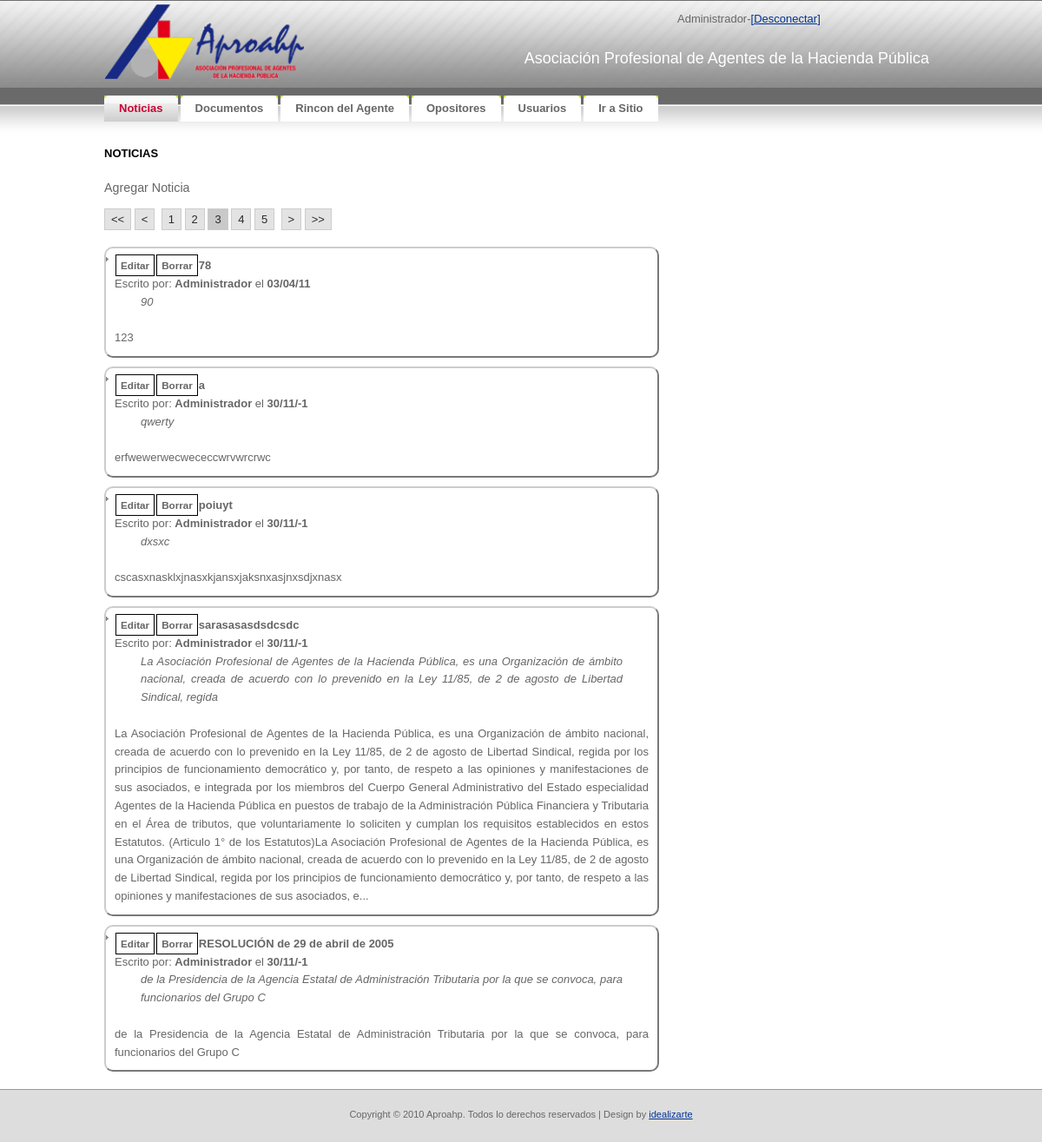
Screenshot of /admin/index.php?pagenum=3 (signed in) with the database file from the repository.
### tables this page shows
CREATE TABLE IF NOT EXISTS `tbl_noticias` (
  `NOT_ID` bigint(20) NOT NULL AUTO_INCREMENT,
  `NOT_FECHA` timestamp NOT NULL DEFAULT CURRENT_TIMESTAMP,
  `NOT_Autor` bigint(20) NOT NULL,
  `NOT_Titulo` varchar(50) NOT NULL,
  `NOT_resumen` varchar(500) NOT NULL,
  `NOT_texto` text NOT NULL,
  PRIMARY KEY (`NOT_ID`)
);

CREATE TABLE IF NOT EXISTS `tbl_users` (
  `USR_ID` bigint(20) NOT NULL AUTO_INCREMENT,
  `USR_username` varchar(32) NOT NULL,
  `USR_password` varchar(32) NOT NULL,
  `USR_Displayname` varchar(32) NOT NULL,
  `USR_email` varchar(100) NOT NULL,
  `USR_Activo` tinyint(1) NOT NULL,
  PRIMARY KEY (`USR_ID`)
);

### admin/index.php (the view, shortened to what this page needs)
<?php
	require_once("../lib/siteconfig.php");
?>
<!DOCTYPE html PUBLIC "-//W3C//DTD XHTML 1.0 Strict//EN"
  "http://www.w3.org/TR/xhtml1/DTD/xhtml1-strict.dtd">
<html xmlns="http://www.w3.org/1999/xhtml" xml:lang="en" lang="en">
<head>
	<link rel="stylesheet" href="../css/reset.css" type="text/css" media="screen" charset="utf-8">
	<link rel="stylesheet" href="../css/aproahp.css" type="text/css" media="screen" charset="utf-8">
	<link rel="stylesheet" href="../css/jquery-ui.css" type="text/css" media="screen" charset="utf-8">
	<link rel="stylesheet" href="css/style.css" type="text/css" media="screen" charset="utf-8">
</head>
<body>
<div id="container">
<?php require("header.php")?>
<div id='noticias'>
	<h3>Noticias</h3><br>
		<div id="addnoticia" >Agregar Noticia</div>
<?php
		echo "<div id='noticiaslist'><ul>";
		if(isset($_GET['pagenum'])){
			$pagenum = $_GET['pagenum'];
		}else{
			$pagenum = 1;
		}
		$not_result = mysql_query("SELECT * FROM tbl_noticias,tbl_users WHERE NOT_Autor=USR_ID ORDER BY `NOT_FECHA` DESC") or die(mysql_error());
		$rows = mysql_num_rows($not_result);
		$page_rows = 5;
		$pdata=pagination($rows,$pagenum,$page_rows);
		echo ($pdata['links']);
		$not_result=mysql_query("SELECT * FROM tbl_noticias,tbl_users WHERE NOT_Autor=USR_ID ORDER BY NOT_FECHA DESC ".$pdata['limites'].";");
		for ($x = 0, $numrows = mysql_num_rows($not_result); $x < $numrows; $x++) {
			$row = mysql_fetch_assoc($not_result);
			$datetime = date("d/m/y", strtotime($row["NOT_FECHA"]));
			echo "<li class=noticia><div class=edit rel='".$row["NOT_ID"]."'>Editar</div><div class=borrar rel='".$row["NOT_ID"]."'>Borrar</div><span class=highlight>".$row["NOT_Titulo"]."</span><br>Escrito por: <span class=highlight>".$row["USR_Displayname"]."</span> el <span class=highlight>".$datetime."</span><br><div class=resumen>".nl2br($row["NOT_resumen"])."</div><br>".nl2br(neat_trim($row["NOT_texto"],1000))."</li>";
		}
		echo "</ul></div>";
?>
</div>
</div>
</body>
</html>

### css/aproahp.css (style rules this page uses)
* { margin: 0; padding: 0; }
ul,li { list-style-type: none; }
body, th { background: #FFFFFF url(../images/img01.gif) repeat-x; font-family: Verdana, Arial, Helvetica, sans-serif; font-size: 13px; color: #666666; }
h3 { margin-bottom: 1em; text-transform: uppercase; font-size: 100%; color: #000000; }
p, ul, ol { margin-bottom: 1.5em; line-height: 1.6em; }
p { color:#666666; }
ul { list-style: none; }
ul li { padding-left: 10px; background: url(../images/img16.gif) no-repeat 0px 10px; }
a:link { color: #003399; }
#container { width: 960px; padding: 0px 0px 0px 0px; margin:0 auto; text-align:justify; }
#footer { height:20px; padding: 20px; background: #DDDDDD; border-top: 1px solid #999999; }
#footer p { margin: 0; text-align: center; font-size: 85%; }
.noticia { padding:10px; border:2px outset #ccc; -moz-border-radius: 10px; -webkit-border-radius: 10px; padding: 10px; width:615px; margin-top:10px; color:#666666; }
.noticia .highlight { font-weight: bold; }
.noticia .resumen { padding: 0 30px; font-style: italic; }

### admin/css/style.css (style rules this page uses)
.edit, .borrar, .activar { font-size: .9em; font-weight: bold; display: inline; position: relative; padding: 5px; margin: 1px; border: 1px solid black; cursor: pointer; }

### rows the page displays
tbl_noticias: NOT_Titulo "78", tbl_users.USR_Displayname "Administrador", NOT_FECHA "03/04/11", NOT_resumen "90", NOT_texto "123"
tbl_noticias: NOT_Titulo "a", tbl_users.USR_Displayname "Administrador", NOT_FECHA "30/11/-1", NOT_resumen "qwerty", NOT_texto "erfwewerwecwececcwrvwrcrwc"
tbl_noticias: NOT_Titulo "poiuyt", tbl_users.USR_Displayname "Administrador", NOT_FECHA "30/11/-1", NOT_resumen "dxsxc", NOT_texto "cscasxnasklxjnasxkjansxjaksnxasjnxsdjxnasx"
tbl_noticias: NOT_Titulo "sarasasasdsdcsdc", tbl_users.USR_Displayname "Administrador", NOT_FECHA "30/11/-1", NOT_resumen "La Asociación Profesional de Agentes de la Hacienda Pública, es una Organización de ámbito nacional, creada de acuerdo con lo prevenido en la Ley 11/85, de 2 de agosto de Libertad Sindical, regida", NOT_texto "La Asociación Profesional de Agentes de la Hacienda Pública, es una Organización de ámbito nacional, creada de acuerdo con lo prevenido en la Ley 11/85, de 2 de agosto de Libertad Sindical, regida por los principios de funcionamiento democrático y, por tanto, de respeto a las opiniones y manifestaciones de sus asociados, e integrada por los miembros del Cuerpo General Administrativo del Estado especialidad Agentes de la Hacienda Pública en puestos de trabajo de la Administración Pública Financiera y Tributaria en el Área de tributos, que voluntariamente lo soliciten y cumplan los requisitos establecidos en estos Estatutos. (Articulo 1° de los Estatutos)La Asociación Profesional de Agentes…"
tbl_noticias: NOT_Titulo "RESOLUCIÓN de 29 de abril de 2005", tbl_users.USR_Displayname "Administrador", NOT_FECHA "30/11/-1", NOT_resumen "de la Presidencia de la Agencia Estatal de Administración Tributaria por la que se convoca, para funcionarios del Grupo C", NOT_texto "de la Presidencia de la Agencia Estatal de Administración Tributaria por la que se convoca, para funcionarios del Grupo C"

### other values shown
$_SESSION['DisplayName'] "Administrador"
$item['Name'] "Noticias"
$item['Name'] "Documentos"
$item['Name'] "Rincon del Agente"
$item['Name'] "Opositores"
$item['Name'] "Usuarios"
$item['Name'] "Ir a Sitio"
